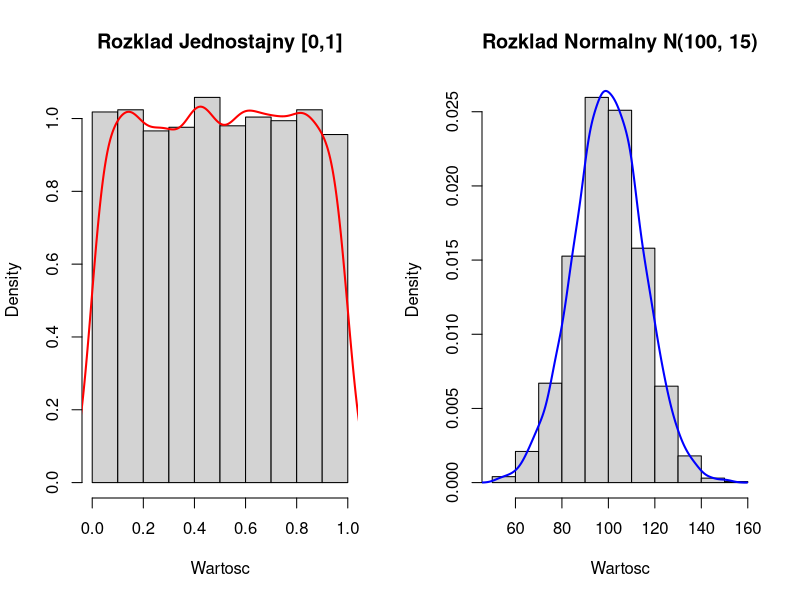

This figure's R source:
# a)
set.seed(123)
n_unif <- 5000
dane_unif <- runif(n_unif, min = 0, max = 1)

# b)
n_norm <- 3000
mu <- 100
sigma <- 15
dane_norm <- rnorm(n_norm, mean = mu, sd = sigma)

# c)
par(mfrow = c(1, 2))
hist(dane_unif, freq = FALSE, main = "Rozklad Jednostajny [0,1]", 
     xlab = "Wartosc")
lines(density(dane_unif), col = "red", lwd = 2)

hist(dane_norm, freq = FALSE, main = "Rozklad Normalny N(100, 15)", 
     xlab = "Wartosc")
lines(density(dane_norm), col = "blue", lwd = 2)

par(mfrow = c(1, 1))